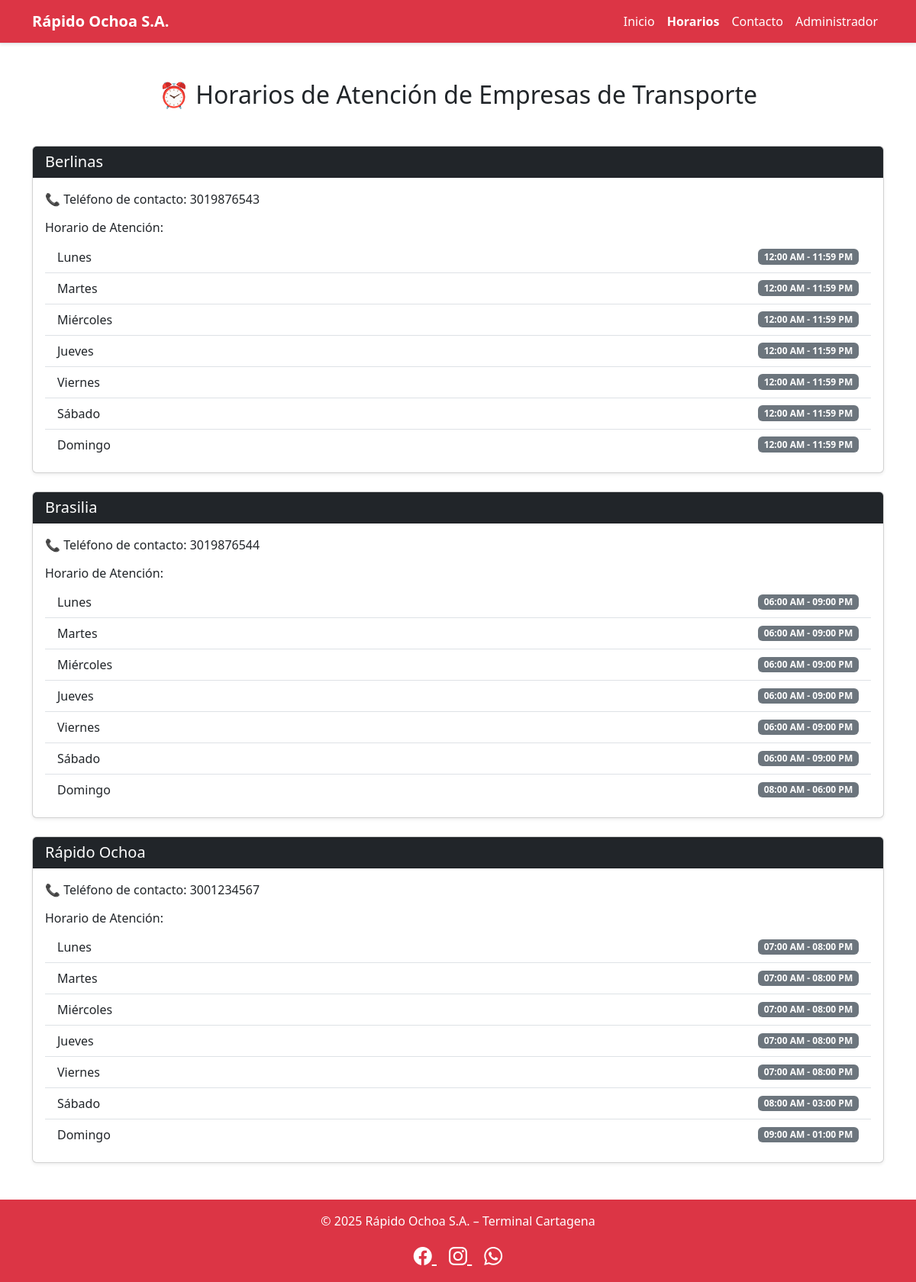
/horarios.php, run on the app's committed database.
### tables this page shows
CREATE TABLE
    horarios (
        id_horario INT AUTO_INCREMENT PRIMARY KEY,
        id_empresa INT NOT NULL,
        dia_semana ENUM (
            'Lunes',
            'Martes',
            'Miércoles',
            'Jueves',
            'Viernes',
            'Sábado',
            'Domingo'
        ) NOT NULL,
        hora_inicio TIME NOT NULL,
        hora_fin TIME NOT NULL,
        FOREIGN KEY (id_empresa) REFERENCES empresas (id_empresa) ON DELETE CASCADE ON UPDATE CASCADE
    );

### horarios.php (the view, shortened to what this page needs)
<?php
include 'database/conexion.php';
$sql = "
    SELECT
        e.nombre AS nombre_empresa,
        e.telefono,
        h.dia_semana,
        TIME_FORMAT(h.hora_inicio, '%h:%i %p') AS hora_inicio,
        TIME_FORMAT(h.hora_fin, '%h:%i %p') AS hora_fin
    FROM
        empresas e
    JOIN
        horarios h ON e.id_empresa = h.id_empresa
    ORDER BY
        e.nombre, FIELD(h.dia_semana, 'Lunes','Martes','Miércoles','Jueves','Viernes','Sábado','Domingo')
";
$resultado = $conn->query($sql);
$horarios_agrupados = [];
while ($fila = $resultado->fetch_assoc()) {
    $nombre = $fila['nombre_empresa'];
    if (!isset($horarios_agrupados[$nombre])) {
        $horarios_agrupados[$nombre] = [
            'telefono' => $fila['telefono'],
            'horarios' => []
        ];
    }
    $horarios_agrupados[$nombre]['horarios'][] = [
        'dia' => $fila['dia_semana'],
        'inicio' => $fila['hora_inicio'],
        'fin' => $fila['hora_fin']
    ];
}
?>
<?php include("header.php"); ?>
<main>
    <div class="container my-5">
        <h2 class="text-center mb-5">⏰ Horarios de Atención de Empresas de Transporte</h2>
        <?php if (empty($horarios_agrupados)): ?>
            <div class="alert alert-warning text-center">No hay información de horarios disponible.</div>
        <?php else: ?>
            <?php foreach ($horarios_agrupados as $nombre_empresa => $data): ?>
                <div class="card mb-4 shadow-sm">
                    <div class="card-header bg-dark text-white">
                        <h3 class="h5 mb-0"><?php echo htmlspecialchars($nombre_empresa); ?></h3>
                    </div>
                    <div class="card-body">
                        <p class="card-text">
                            📞 Teléfono de contacto: <?php echo htmlspecialchars($data['telefono'] ?? 'N/A'); ?>
                        </p>
                        <h4 class="h6 mt-3">Horario de Atención:</h4>
                        <ul class="list-group list-group-flush">
                            <?php foreach ($data['horarios'] as $horario): ?>
                                <li class="list-group-item d-flex justify-content-between align-items-center">
                                    <span><?php echo htmlspecialchars($horario['dia']); ?></span>
                                    <span class="badge bg-secondary">
                                        <?php echo htmlspecialchars($horario['inicio']); ?> - <?php echo htmlspecialchars($horario['fin']); ?>
                                    </span>
                                </li>
                            <?php endforeach; ?>
                        </ul>
                    </div>
                </div>
            <?php endforeach; ?>
        <?php endif; ?>
    </div>
</main>
<?php
include("footer.php");
?>

### data on the page
horarios: dia_semana "Lunes", inicio "12:00 AM", fin "11:59 PM"
horarios: dia_semana "Martes", inicio "12:00 AM", fin "11:59 PM"
horarios: dia_semana "Miércoles", inicio "12:00 AM", fin "11:59 PM"
horarios: dia_semana "Jueves", inicio "12:00 AM", fin "11:59 PM"
horarios: dia_semana "Viernes", inicio "12:00 AM", fin "11:59 PM"
horarios: dia_semana "Sábado", inicio "12:00 AM", fin "11:59 PM"
horarios: dia_semana "Domingo", inicio "12:00 AM", fin "11:59 PM"
horarios: dia_semana "Lunes", inicio "06:00 AM", fin "09:00 PM"
horarios: dia_semana "Martes", inicio "06:00 AM", fin "09:00 PM"
horarios: dia_semana "Miércoles", inicio "06:00 AM", fin "09:00 PM"
horarios: dia_semana "Jueves", inicio "06:00 AM", fin "09:00 PM"
horarios: dia_semana "Viernes", inicio "06:00 AM", fin "09:00 PM"
horarios: dia_semana "Sábado", inicio "06:00 AM", fin "09:00 PM"
horarios: dia_semana "Domingo", inicio "08:00 AM", fin "06:00 PM"
horarios: dia_semana "Lunes", inicio "07:00 AM", fin "08:00 PM"
horarios: dia_semana "Martes", inicio "07:00 AM", fin "08:00 PM"
horarios: dia_semana "Miércoles", inicio "07:00 AM", fin "08:00 PM"
horarios: dia_semana "Jueves", inicio "07:00 AM", fin "08:00 PM"
horarios: dia_semana "Viernes", inicio "07:00 AM", fin "08:00 PM"
horarios: dia_semana "Sábado", inicio "08:00 AM", fin "03:00 PM"
horarios: dia_semana "Domingo", inicio "09:00 AM", fin "01:00 PM"

### other printed values
$nombre_empresa "Berlinas"
$data['telefono'] "3019876543"
$nombre_empresa "Brasilia"
$data['telefono'] "3019876544"
$nombre_empresa "Rápido Ochoa"
$data['telefono'] "3001234567"
